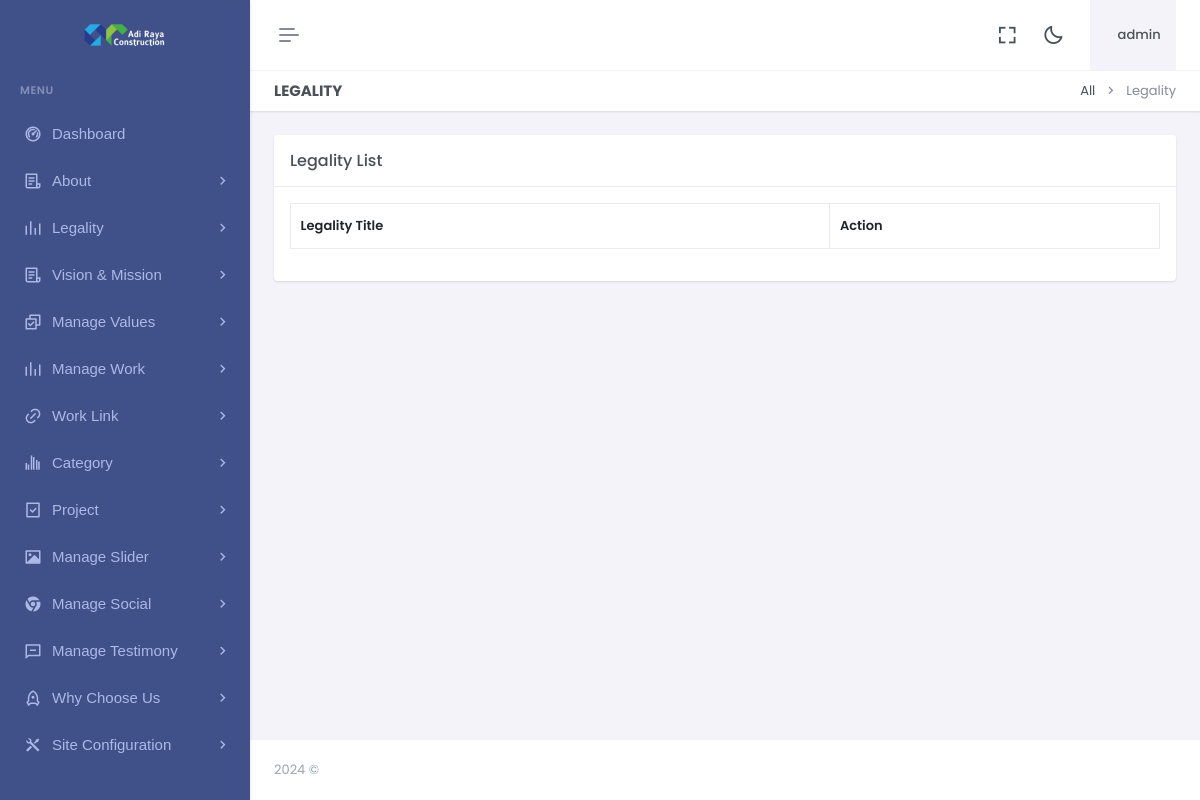
Page /dashboard/legality.php (signed in) on the earlier database version.
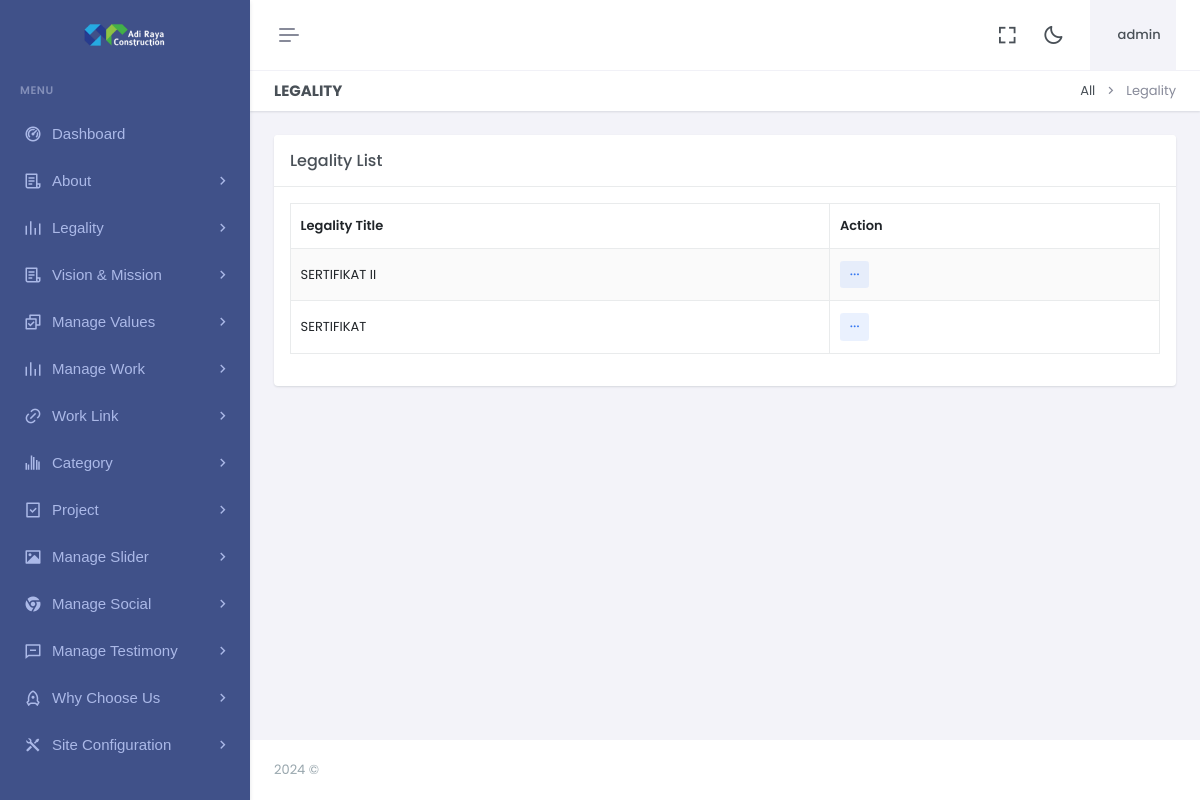
Same page on the later database version.
### tables this page shows
CREATE TABLE `legality` (
  `id` int(11) NOT NULL,
  `legality_title` varchar(500) NOT NULL,
  `legality_desc` varchar(1000) NOT NULL,
  `legality_detail` varchar(2000) NOT NULL,
  `ufile` varchar(1000) NOT NULL
);

### dashboard/legality.php (the view)
<?php include "header.php"; ?>
<?php include "sidebar.php"; ?>
<div class="main-content">
    <div class="page-content">
        <div class="container-fluid">
            <div class="row">
                <div class="col-12">
                    <div class="page-title-box d-sm-flex align-items-center justify-content-between">
                        <h4 class="mb-sm-0">Legality</h4>
                        <div class="page-title-right">
                            <ol class="breadcrumb m-0">
                                <li class="breadcrumb-item"><a href="javascript: void(0);">All</a></li>
                                <li class="breadcrumb-item active">Legality</li>
                            </ol>
                        </div>
                    </div>
                </div>
            </div>
            <div class="row">
                <div class="col-lg-12">
                    <div class="card">
                        <div class="card-header">
                            <h5 class="card-title mb-0">Legality List</h5>
                        </div>
                        <div class="card-body">
                            <table id="example"
                                class="table table-bordered dt-responsive nowrap table-striped align-middle"
                                style="width:100%">
                                <thead>
                                    <tr>
                                        <th data-ordering="false">Legality Title</th>
                                        <th>Action</th>
                                    </tr>
                                </thead>
                                <tbody>
                                    <?php
                                    $q = "SELECT * FROM  legality ORDER BY id DESC";
                                    $r123 = mysqli_query($con, $q);
                                    while ($ro = mysqli_fetch_array($r123)) {
                                        $id = "$ro[id]";
                                        $legality_title = "$ro[legality_title]";
                                        print "<tr>
				  <td>
				  $legality_title
				  </td>
          <td>
                                                    <div class='dropdown d-inline-block'>
                                                        <button class='btn btn-soft-secondary btn-sm dropdown' type='button' data-bs-toggle='dropdown' aria-expanded='false'>
                                                            <i class='ri-more-fill align-middle'></i>
                                                        </button>
                                                        <ul class='dropdown-menu dropdown-menu-end'>
                                                            <li><a href='editlegality.php?id=$id' class='dropdown-item edit-item-btn'><i class='ri-pencil-fill align-bottom me-2 text-muted'></i> Edit</a></li>
                                                            <li>
                                                                <a href='deletelegality.php?id=$id' class='dropdown-item remove-item-btn'>
                                                                    <i class='ri-delete-bin-fill align-bottom me-2 text-muted'></i> Delete
                                                                </a>
                                                            </li>
                                                        </ul>
                                                    </div>
                                                </td>
				  </tr>";
                                    }
                                    ?>
                                </tbody>
                            </table>
                        </div>
                    </div>
                </div>
            </div>
        </div>
    </div>
    <?php include "footer.php"; ?>

Differences in the rows shown:
added legality: legality_title "SERTIFIKAT II"
added legality: legality_title "SERTIFIKAT"
